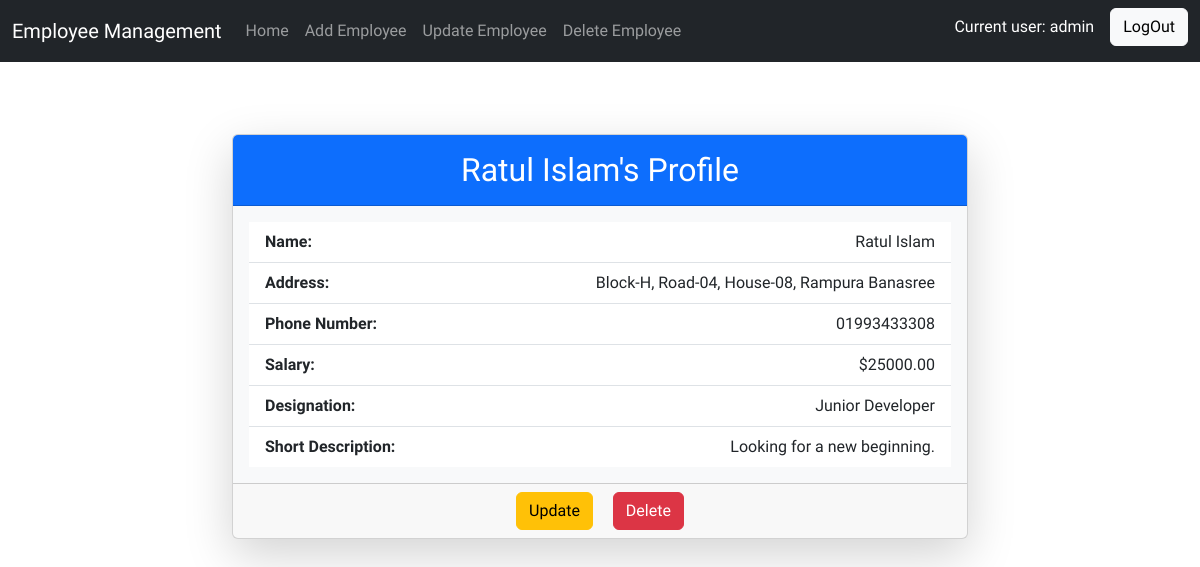
The page /profile/1/ (signed in) on the database as committed earlier.
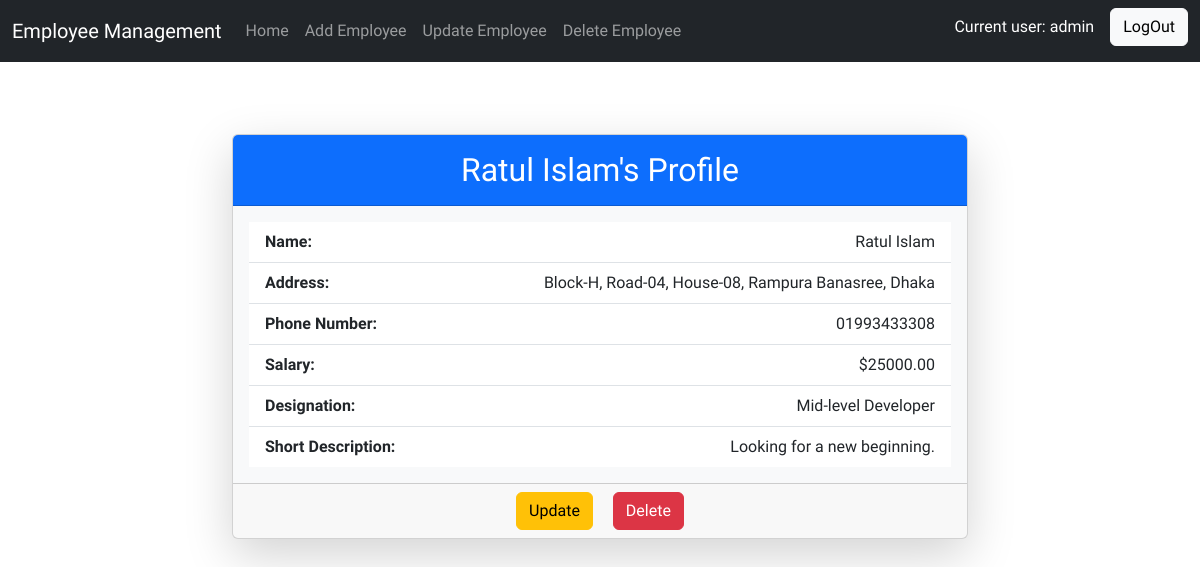
The same page on the database as committed later.
### employees/models.py (models this page shows, shortened)
class Employee(models.Model):
    phone_number_validator = RegexValidator(
        regex=r'^\d{10,15}$',
        message="Phone number must be between 10 and 15 digits and contain only numbers."
    )
    name = models.CharField(max_length=100)
    address = models.TextField()
    phone_number = models.CharField(
        max_length=15,
        unique=True,
        validators=[phone_number_validator]
    )
    salary = models.DecimalField(max_digits=10, decimal_places=2)
    designation = models.CharField(max_length=100)
    short_description = models.TextField()

### employees/views.py (the view)
# urls.py: path('profile/<int:pk>/', views.profile, name='profile_page'),
@login_required(login_url = 'login')
def profile(request, pk):
    employee = get_object_or_404(Employee, pk=pk)
    return render(request, 'profile_page.html', {'employee': employee})    # Render the home template, passing the employees as context

### employees/templates/profile_page.html
{% extends 'base.html' %}
{% block content %}
    <div class="row justify-content-center">
        <div class="col-md-8">
            <div class="card shadow-lg my-5">
                <div class="card-header bg-primary text-white text-center">
                    <h2 class="my-2">{{ employee.name }}'s Profile</h2>
                </div>
                <div class="card-body bg-light">
                    <ul class="list-group list-group-flush">
                        <li class="list-group-item d-flex justify-content-between">
                            <strong>Name:</strong>
                            <span>{{ employee.name }}</span>
                        </li>
                        <li class="list-group-item d-flex justify-content-between">
                            <strong>Address:</strong>
                            <span>{{ employee.address }}</span>
                        </li>
                        <li class="list-group-item d-flex justify-content-between">
                            <strong>Phone Number:</strong>
                            <span>{{ employee.phone_number }}</span>
                        </li>
                        <li class="list-group-item d-flex justify-content-between">
                            <strong>Salary:</strong>
                            <span>${{ employee.salary }}</span>
                        </li>
                        <li class="list-group-item d-flex justify-content-between">
                            <strong>Designation:</strong>
                            <span>{{ employee.designation }}</span>
                        </li>
                        <li class="list-group-item d-flex justify-content-between">
                            <strong>Short Description:</strong>
                            <span>{{ employee.short_description }}</span>
                        </li>
                    </ul>
                </div>
                <div class="card-footer text-center">
                    <a href="{% url 'update_employee' employee.pk %}" class="btn btn-warning mx-2">Update</a>
                    {% if request.user.is_staff %}
                    <a href="{% url 'delete_employee' employee.pk %}" class="btn btn-danger mx-2">Delete</a>
                    {% endif %}
                </div>
            </div>
        </div>
    </div>
{% endblock %}

### templates/base.html (shortened to what this page needs)
<!DOCTYPE html>
<html lang="en">
<head>
    <link href="https://cdn.jsdelivr.net/npm/bootstrap@5.3.0-alpha1/dist/css/bootstrap.min.css" rel="stylesheet">
</head>
<body>
    <nav class="navbar navbar-expand-lg navbar-dark bg-dark">
        <div class="container-fluid">
            <a class="navbar-brand" href="{% url 'home' %}">Employee Management</a>
            <div class="collapse navbar-collapse" id="navbarNav">
                <ul class="navbar-nav me-auto">
                    <li class="nav-item">
                        <a class="nav-link" href="{% url 'home' %}">Home</a>
                    </li>
                    {% if request.user.is_staff %}
                    <li class="nav-item">
                        <a class="nav-link" href="{% url 'add_employee' %}">Add Employee</a>
                    </li>
                    <li class="nav-item">
                        <a class="nav-link" href="{% url 'update_page' %}">Update Employee</a>
                    </li>
                    <li class="nav-item">
                        <a class="nav-link" href="{% url 'delete_page' %}">Delete Employee</a>
                    </li>
                    {% endif %}
                </ul>
                <div class="d-flex justify-content-end align-items-center ms-auto">
                    <p class="d-inline mb-2 text-white me-3">Current user: {{ request.user }}</p>
                    <a href="{% url 'logout' %}" class="btn btn-light d-inline mb-2 ">LogOut</a>
                </div>
            </div>
        </div>
    </nav>
    <div class="container mt-4">
        {% block content %}{% endblock %}
    </div>
</body>
</html>

### templates/base.html (style rules this page uses)
body, h1, h2, h3, p, a, .navbar-brand, .nav-link { font-family: "Oxanium", sans-serif; }

Rows that differ between the two databases and show on the page:
changed Employee "Ratul Islam": address "Block-H, Road-04, House-08, Rampura Banasree" → "Block-H, Road-04, House-08, Rampura Banasree, Dhaka"; designation "Junior Developer" → "Mid-level Developer"
